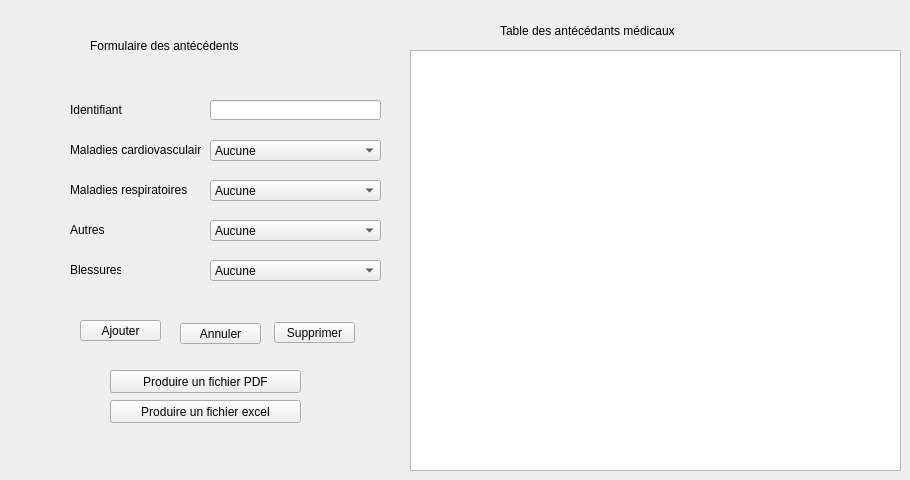
     <widget class="QWidget" name="tab_7">
      <attribute name="title">
       <string>Antécédents médicaux</string>
      </attribute>
      <widget class="QLabel" name="label_107">
       <property name="geometry">
        <rect>
         <x>500</x>
         <y>20</y>
         <width>281</width>
         <height>21</height>
        </rect>
       </property>
       <property name="styleSheet">
        <string notr="true">font: 15pt &quot;Calibri&quot;;</string>
       </property>
       <property name="text">
        <string>Table des antécédants médicaux</string>
       </property>
      </widget>
      <widget class="QComboBox" name="choix_autres">
       <property name="geometry">
        <rect>
         <x>210</x>
         <y>220</y>
         <width>171</width>
         <height>21</height>
        </rect>
       </property>
       <item>
        <property name="text">
         <string>Aucune</string>
        </property>
       </item>
       <item>
        <property name="text">
         <string>Diabete</string>
        </property>
       </item>
       <item>
        <property name="text">
         <string>Tension arterielle</string>
        </property>
       </item>
       <item>
        <property name="text">
         <string>Tachycardie</string>
        </property>
       </item>
      </widget>
      <widget class="QLabel" name="label_80">
       <property name="geometry">
        <rect>
         <x>70</x>
         <y>260</y>
         <width>51</width>
         <height>20</height>
        </rect>
       </property>
       <property name="text">
        <string>Blessures</string>
       </property>
      </widget>
      <widget class="QLabel" name="label_79">
       <property name="geometry">
        <rect>
         <x>90</x>
         <y>30</y>
         <width>241</width>
         <height>31</height>
        </rect>
       </property>
       <property name="styleSheet">
        <string notr="true">font: 15pt &quot;Calibri&quot;;</string>
       </property>
       <property name="text">
        <string>Formulaire des antécédents</string>
       </property>
      </widget>
      <widget class="QLabel" name="label_83">
       <property name="geometry">
        <rect>
         <x>70</x>
         <y>180</y>
         <width>121</width>
         <height>20</height>
        </rect>
       </property>
       <property name="text">
        <string>Maladies respiratoires</string>
       </property>
      </widget>
      <widget class="QComboBox" name="choix_blessures">
       <property name="geometry">
        <rect>
         <x>210</x>
         <y>260</y>
         <width>171</width>
         <height>21</height>
        </rect>
       </property>
       <item>
        <property name="text">
         <string>Aucune</string>
        </property>
       </item>
       <item>
        <property name="text">
         <string>Fractures</string>
        </property>
       </item>
       <item>
        <property name="text">
         <string>Entorces</string>
        </property>
       </item>
       <item>
        <property name="text">
         <string>Luxations</string>
        </property>
       </item>
      </widget>
      <widget class="QLabel" name="label_84">
       <property name="geometry">
        <rect>
         <x>70</x>
         <y>100</y>
         <width>131</width>
         <height>20</height>
        </rect>
       </property>
       <property name="text">
        <string>Identifiant</string>
       </property>
      </widget>
      <widget class="QLineEdit" name="le_id_antecedants">
       <property name="geometry">
        <rect>
         <x>210</x>
         <y>100</y>
         <width>171</width>
         <height>20</height>
        </rect>
       </property>
      </widget>
      <widget class="QComboBox" name="choix_cardio">
       <property name="geometry">
        <rect>
         <x>210</x>
         <y>140</y>
         <width>171</width>
         <height>21</height>
        </rect>
       </property>
       <item>
        <property name="text">
         <string>Aucune</string>
        </property>
       </item>
       <item>
        <property name="text">
         <string>Insuffisance cardiaque</string>
        </property>
       </item>
       <item>
        <property name="text">
         <string>Insuffisance veineuse</string>
        </property>
       </item>
      </widget>
      <widget class="QLabel" name="label_82">
       <property name="geometry">
        <rect>
         <x>70</x>
         <y>220</y>
         <width>71</width>
         <height>20</height>
        </rect>
       </property>
       <property name="text">
        <string>Autres</string>
       </property>
      </widget>
      <widget class="QComboBox" name="choix_resp">
       <property name="geometry">
        <rect>
         <x>210</x>
         <y>180</y>
         <width>171</width>
         <height>21</height>
        </rect>
       </property>
       <item>
        <property name="text">
         <string>Aucune</string>
        </property>
       </item>
       <item>
        <property name="text">
         <string>Asthme</string>
        </property>
       </item>
       <item>
        <property name="text">
         <string>Insuffisance respiratoire</string>
        </property>
       </item>
       <item>
        <property name="text">
         <string>Bronchite chronique</string>
        </property>
       </item>
       <item>
        <property name="text">
         <string>Sinusite</string>
        </property>
       </item>
      </widget>
      <widget class="QPushButton" name="pb_ajouter_antecedants">
       <property name="geometry">
        <rect>
         <x>80</x>
         <y>320</y>
         <width>81</width>
         <height>21</height>
        </rect>
       </property>
       <property name="text">
        <string>Ajouter</string>
       </property>
      </widget>
      <widget class="QPushButton" name="pb_supprimer_antecedants">
       <property name="geometry">
        <rect>
         <x>274</x>
         <y>322</y>
         <width>81</width>
         <height>21</height>
        </rect>
       </property>
       <property name="text">
        <string>Supprimer</string>
       </property>
      </widget>
      <widget class="QLabel" name="label_81">
       <property name="geometry">
        <rect>
         <x>70</x>
         <y>140</y>
         <width>131</width>
         <height>20</height>
        </rect>
       </property>
       <property name="text">
        <string>Maladies cardiovasculaires</string>
       </property>
      </widget>
      <widget class="QTableView" name="tab_antecedants">
       <property name="geometry">
        <rect>
         <x>410</x>
         <y>50</y>
         <width>491</width>
         <height>421</height>
        </rect>
       </property>
      </widget>
      <widget class="QPushButton" name="pb_pdf">
       <property name="geometry">
        <rect>
         <x>110</x>
         <y>370</y>
         <width>191</width>
         <height>23</height>
        </rect>
       </property>
       <property name="text">
        <string>Produire un fichier PDF</string>
       </property>
      </widget>
      <widget class="QPushButton" name="pb_excel">
       <property name="geometry">
        <rect>
         <x>110</x>
         <y>400</y>
         <width>191</width>
         <height>23</height>
        </rect>
       </property>
       <property name="text">
        <string>Produire un fichier excel</string>
       </property>
      </widget>
      <widget class="QPushButton" name="pb_annuler_antecedants">
       <property name="geometry">
        <rect>
         <x>180</x>
         <y>323</y>
         <width>81</width>
         <height>21</height>
        </rect>
       </property>
       <property name="text">
        <string>Annuler</string>
       </property>
      </widget>
     </widget>
